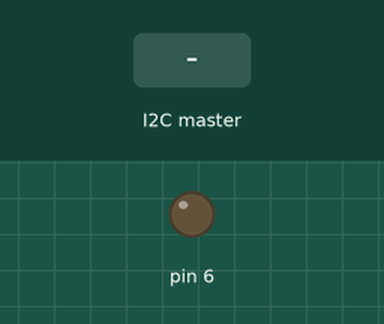
Simulated run of this sketch. Board: Arduino Uno, built with avr-gcc and run on an emulated ATmega328P. Parts: output pins drawn as LEDs (lit = HIGH). Inputs (shaded band) come from the test bench. What the sketch prints to the serial monitor is not drawn.

Above: at 1.2 s.
1.3 s: the I2C master sends the byte 1
At 2.4 s:
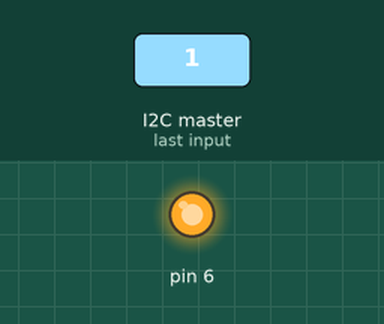
2.8 s: the I2C master sends the byte 0
At 3.5 s:
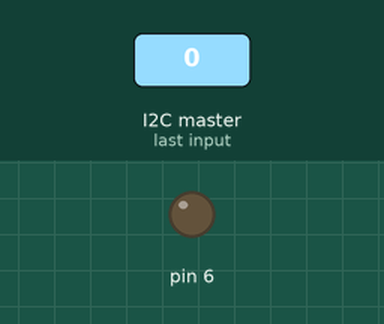
4.3 s: the I2C master sends the byte 2
At 4.7 s:
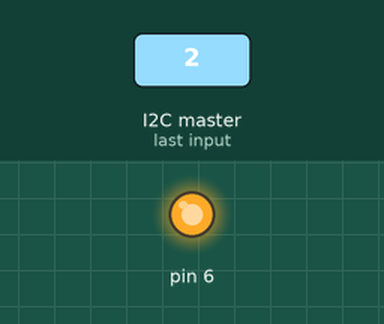
Timing chart, 0 to 7.3 s (numbered marks = the images above; inputs shaded):
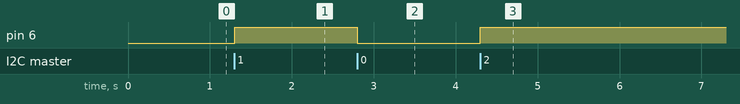

Measured:
- after the input at 1.3 s, pin 6: LOW → HIGH at once
- after the input at 2.8 s, pin 6: HIGH → LOW at once
- after the input at 4.3 s, pin 6: LOW → HIGH at once

The sketch:

slave.ino
```cpp
#include <Wire.h>

byte SLAVE_ADDRESS = 0x0A;
byte MASTER_ADDRESS = 0x05;

void setup() {
    Wire.begin(SLAVE_ADDRESS);
    Wire.onReceive(ack);

    Serial.begin(9600);

    pinMode(6, OUTPUT);
    digitalWrite(6, LOW);
}

void loop() {
    delay(100);
}

void ack(int howMany) {
    while (1 <= Wire.available()) {
        char c = Wire.read();
        Serial.print(c);
    }
    set_pin();

    Wire.write(SLAVE_ADDRESS);
}

void set_pin(void) {

    Serial.println(digitalRead(6));
    Serial.println(digitalRead(6)==HIGH);
    if (digitalRead(6) == HIGH) {
        digitalWrite(6, LOW);
    } else {
        digitalWrite(6, HIGH);
    }
}
```
